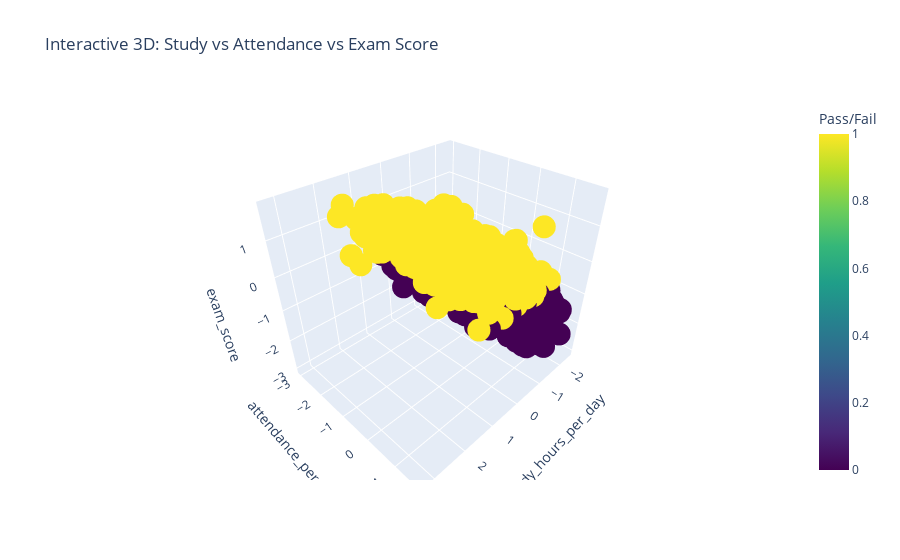

Notebook code for this chart:
### Code cell
print("SCATTER PLOTS WITH YOUR DATASET")
print("="*50)

# Use your actual columns
col1, col2, col3 = 'study_hours_per_day', 'attendance_percentage', 'exam_score'

# 2D Scatter Plot
plt.figure(figsize=(15, 5))

plt.subplot(1, 2, 1)
scatter = plt.scatter(df[col1], df[col2], c=df['target'], 
                     cmap='viridis', alpha=0.7, s=60)
plt.colorbar(scatter, label='Target (0=Fail, 1=Pass)')
plt.xlabel('Study Hours per Day')
plt.ylabel('Attendance Percentage')
plt.title('2D Scatter: Study Hours vs Attendance')
plt.grid(True, alpha=0.3)

# 3D Scatter Plot
fig = plt.figure(figsize=(10, 8))
ax = fig.add_subplot(111, projection='3d')
scatter = ax.scatter(df[col1], df[col2], df[col3], 
                    c=df['target'], cmap='viridis', s=60, alpha=0.7)
ax.set_xlabel('Study Hours per Day')
ax.set_ylabel('Attendance Percentage')
ax.set_zlabel('Exam Score')
ax.set_title('3D Scatter: Study vs Attendance vs Exam Score')
plt.colorbar(scatter, label='Target (0=Fail, 1=Pass)')
plt.tight_layout()
plt.show()

# Interactive 3D scatter plot with plotly
fig = px.scatter_3d(df, x=col1, y=col2, z=col3,
                    color='target', title='Interactive 3D: Study vs Attendance vs Exam Score',
                    labels={'target': 'Pass/Fail'},
                    color_continuous_scale='viridis')
fig.show()

### Figure 1 — Plotly figure (JSON) as saved in the notebook; plotly's stock layout.template omitted (floating-point values rounded to 4 significant figures; data arrays with more than 128 entries replaced by an {"elided": "..."} marker saying what was removed)
{"data": [{"hovertemplate": "study_hours_per_day=%{x}<br>attendance_percentage=%{y}<br>exam_score=%{z}<br>Pass/Fail=%{marker.color}<extra></extra>", "legendgroup": "", "marker": {"color": {"elided": "1000 int values"}, "coloraxis": "coloraxis", "symbol": "circle"}, "mode": "markers", "name": "", "scene": "scene", "showlegend": false, "type": "scatter3d", "x": {"elided": "1000 float values"}, "y": {"elided": "1000 float values"}, "z": {"elided": "1000 float values"}}], "layout": {"coloraxis": {"colorbar": {"title": {"text": "Pass/Fail"}}, "colorscale": [[0, "#440154"], [0.1111, "#482878"], [0.2222, "#3e4989"], [0.3333, "#31688e"], [0.4444, "#26828e"], [0.5556, "#1f9e89"], [0.6667, "#35b779"], [0.7778, "#6ece58"], [0.8889, "#b5de2b"], [1, "#fde725"]]}, "legend": {"tracegroupgap": 0}, "scene": {"domain": {"x": [0, 1], "y": [0, 1]}, "xaxis": {"title": {"text": "study_hours_per_day"}}, "yaxis": {"title": {"text": "attendance_percentage"}}, "zaxis": {"title": {"text": "exam_score"}}}, "title": {"text": "Interactive 3D: Study vs Attendance vs Exam Score"}}}
